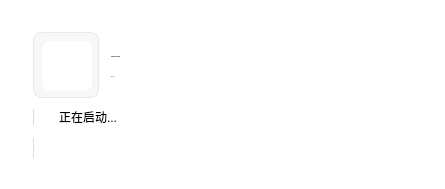
<?xml version="1.0" encoding="UTF-8"?>
<ui version="4.0">
 <author>baiyao105</author>
 <class>Splash</class>
 <widget class="QWidget" name="Splash">
  <property name="geometry">
   <rect>
    <x>0</x>
    <y>0</y>
    <width>445</width>
    <height>189</height>
   </rect>
  </property>
  <property name="sizePolicy">
   <sizepolicy hsizetype="Maximum" vsizetype="Maximum">
    <horstretch>0</horstretch>
    <verstretch>0</verstretch>
   </sizepolicy>
  </property>
  <property name="windowTitle">
   <string>Splash</string>
  </property>
  <property name="styleSheet">
   <string notr="true">QWidget{ background:#ffffff; }
#logoBox{ background:#f7f7f9; border:1px solid #e9e9ec; border-radius:12px; }
#logo{ background:transparent; }</string>
  </property>
  <layout class="QVBoxLayout" name="rootLayout">
   <property name="spacing">
    <number>12</number>
   </property>
   <property name="leftMargin">
    <number>18</number>
   </property>
   <property name="topMargin">
    <number>18</number>
   </property>
   <property name="rightMargin">
    <number>18</number>
   </property>
   <property name="bottomMargin">
    <number>16</number>
   </property>
   <item>
    <spacer name="rightExpander_4">
     <property name="orientation">
      <enum>Qt::Vertical</enum>
     </property>
     <property name="sizeType">
      <enum>QSizePolicy::Fixed</enum>
     </property>
     <property name="sizeHint" stdset="0">
      <size>
       <width>10</width>
       <height>5</height>
      </size>
     </property>
    </spacer>
   </item>
   <item>
    <widget class="QFrame" name="frame">
     <property name="styleSheet">
      <string notr="true">border-radius: 8px</string>
     </property>
     <property name="frameShape">
      <enum>QFrame::StyledPanel</enum>
     </property>
     <property name="frameShadow">
      <enum>QFrame::Raised</enum>
     </property>
     <layout class="QHBoxLayout" name="horizontalLayout">
      <item>
       <spacer name="rightExpander_3">
        <property name="orientation">
         <enum>Qt::Horizontal</enum>
        </property>
        <property name="sizeType">
         <enum>QSizePolicy::Fixed</enum>
        </property>
        <property name="sizeHint" stdset="0">
         <size>
          <width>6</width>
          <height>5</height>
         </size>
        </property>
       </spacer>
      </item>
      <item>
       <layout class="QVBoxLayout" name="verticalLayout">
        <property name="spacing">
         <number>3</number>
        </property>
        <item>
         <layout class="QHBoxLayout" name="topRow">
          <property name="spacing">
           <number>12</number>
          </property>
          <property name="leftMargin">
           <number>0</number>
          </property>
          <property name="topMargin">
           <number>0</number>
          </property>
          <property name="bottomMargin">
           <number>0</number>
          </property>
          <item>
           <widget class="QFrame" name="logoBox">
            <property name="sizePolicy">
             <sizepolicy hsizetype="Fixed" vsizetype="Fixed">
              <horstretch>0</horstretch>
              <verstretch>0</verstretch>
             </sizepolicy>
            </property>
            <property name="minimumSize">
             <size>
              <width>66</width>
              <height>66</height>
             </size>
            </property>
            <property name="maximumSize">
             <size>
              <width>66</width>
              <height>66</height>
             </size>
            </property>
            <property name="frameShape">
             <enum>QFrame::NoFrame</enum>
            </property>
            <layout class="QVBoxLayout" name="logoLayout">
             <property name="leftMargin">
              <number>8</number>
             </property>
             <property name="topMargin">
              <number>8</number>
             </property>
             <property name="rightMargin">
              <number>8</number>
             </property>
             <property name="bottomMargin">
              <number>8</number>
             </property>
             <item>
              <widget class="QLabel" name="appInitials">
               <property name="minimumSize">
                <size>
                 <width>50</width>
                 <height>50</height>
                </size>
               </property>
               <property name="maximumSize">
                <size>
                 <width>50</width>
                 <height>50</height>
                </size>
               </property>
               <property name="pixmap">
                <pixmap>../img/logo/favicon.ico</pixmap>
               </property>
               <property name="scaledContents">
                <bool>true</bool>
               </property>
               <property name="alignment">
                <set>Qt::AlignCenter</set>
               </property>
              </widget>
             </item>
            </layout>
           </widget>
          </item>
          <item>
           <layout class="QGridLayout" name="titleGrid">
            <property name="leftMargin">
             <number>0</number>
            </property>
            <property name="topMargin">
             <number>6</number>
            </property>
            <property name="rightMargin">
             <number>0</number>
            </property>
            <property name="bottomMargin">
             <number>0</number>
            </property>
            <property name="spacing">
             <number>0</number>
            </property>
            <item row="0" column="0">
             <widget class="DisplayLabel" name="title">
              <property name="sizePolicy">
               <sizepolicy hsizetype="Fixed" vsizetype="Fixed">
                <horstretch>0</horstretch>
                <verstretch>0</verstretch>
               </sizepolicy>
              </property>
              <property name="font">
               <font>
                <family>Microsoft YaHei UI</family>
                <pointsize>-1</pointsize>
                <bold>true</bold>
                <kerning>true</kerning>
               </font>
              </property>
              <property name="text">
               <string notr="true">LiumingClassroom</string>
              </property>
              <property name="wordWrap">
               <bool>false</bool>
              </property>
              <property name="indent">
               <number>-1</number>
              </property>
              <property name="lightColor" stdset="0">
               <color>
                <red>38</red>
                <green>38</green>
                <blue>38</blue>
               </color>
              </property>
              <property name="pixelFontSize" stdset="0">
               <number>25</number>
              </property>
             </widget>
            </item>
            <item row="1" column="0">
             <widget class="CaptionLabel" name="versionLabel">
              <property name="sizePolicy">
               <sizepolicy hsizetype="Fixed" vsizetype="Maximum">
                <horstretch>0</horstretch>
                <verstretch>0</verstretch>
               </sizepolicy>
              </property>
              <property name="font">
               <font>
                <family>Microsoft YaHei UI</family>
                <pointsize>-1</pointsize>
                <bold>false</bold>
               </font>
              </property>
              <property name="text">
               <string notr="true">v0.0.0.0</string>
              </property>
              <property name="wordWrap">
               <bool>false</bool>
              </property>
              <property name="lightColor" stdset="0">
               <color alpha="150">
                <red>112</red>
                <green>112</green>
                <blue>112</blue>
               </color>
              </property>
              <property name="darkColor" stdset="0">
               <color alpha="200">
                <red>255</red>
                <green>255</green>
                <blue>255</blue>
               </color>
              </property>
              <property name="pixelFontSize" stdset="0">
               <number>12</number>
              </property>
             </widget>
            </item>
           </layout>
          </item>
          <item>
           <spacer name="rightExpander">
            <property name="orientation">
             <enum>Qt::Horizontal</enum>
            </property>
            <property name="sizeHint" stdset="0">
             <size>
              <width>20</width>
              <height>20</height>
             </size>
            </property>
           </spacer>
          </item>
         </layout>
        </item>
        <item>
         <layout class="QVBoxLayout" name="ringbow">
          <property name="spacing">
           <number>4</number>
          </property>
          <item>
           <layout class="QHBoxLayout" name="progressRow">
            <property name="spacing">
             <number>8</number>
            </property>
            <property name="leftMargin">
             <number>0</number>
            </property>
            <property name="topMargin">
             <number>0</number>
            </property>
            <property name="rightMargin">
             <number>0</number>
            </property>
            <property name="bottomMargin">
             <number>0</number>
            </property>
            <item>
             <widget class="IndeterminateProgressRing" name="ring">
              <property name="minimumSize">
               <size>
                <width>18</width>
                <height>18</height>
               </size>
              </property>
              <property name="maximumSize">
               <size>
                <width>18</width>
                <height>18</height>
               </size>
              </property>
              <property name="textVisible">
               <bool>false</bool>
              </property>
              <property name="strokeWidth">
               <number>3</number>
              </property>
             </widget>
            </item>
            <item>
             <widget class="CaptionLabel" name="statusLabel">
              <property name="text">
               <string>正在启动...</string>
              </property>
             </widget>
            </item>
           </layout>
          </item>
          <item>
           <widget class="ProgressBar" name="statusBar"/>
          </item>
         </layout>
        </item>
       </layout>
      </item>
      <item>
       <spacer name="rightExpander_2">
        <property name="orientation">
         <enum>Qt::Horizontal</enum>
        </property>
        <property name="sizeType">
         <enum>QSizePolicy::Fixed</enum>
        </property>
        <property name="sizeHint" stdset="0">
         <size>
          <width>20</width>
          <height>5</height>
         </size>
        </property>
       </spacer>
      </item>
     </layout>
    </widget>
   </item>
   <item>
    <spacer name="rightExpander_5">
     <property name="orientation">
      <enum>Qt::Vertical</enum>
     </property>
     <property name="sizeType">
      <enum>QSizePolicy::Fixed</enum>
     </property>
     <property name="sizeHint" stdset="0">
      <size>
       <width>10</width>
       <height>5</height>
      </size>
     </property>
    </spacer>
   </item>
  </layout>
 </widget>
 <customwidgets>
  <customwidget>
   <class>CaptionLabel</class>
   <extends>QLabel</extends>
   <header>qfluentwidgets</header>
  </customwidget>
  <customwidget>
   <class>DisplayLabel</class>
   <extends>QLabel</extends>
   <header>qfluentwidgets</header>
  </customwidget>
  <customwidget>
   <class>ProgressBar</class>
   <extends>QProgressBar</extends>
   <header>qfluentwidgets</header>
  </customwidget>
  <customwidget>
   <class>IndeterminateProgressRing</class>
   <extends>QProgressBar</extends>
   <header>qfluentwidgets</header>
  </customwidget>
 </customwidgets>
 <resources/>
 <connections/>
</ui>
